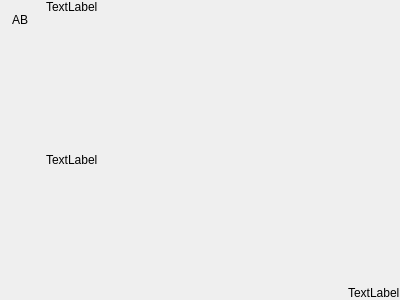
<?xml version="1.0" encoding="UTF-8"?>
<ui version="4.0">
 <class>MessageCard</class>
 <widget class="QWidget" name="MessageCard">
  <property name="geometry">
   <rect>
    <x>0</x>
    <y>0</y>
    <width>400</width>
    <height>300</height>
   </rect>
  </property>
  <property name="sizePolicy">
   <sizepolicy hsizetype="Fixed" vsizetype="Fixed">
    <horstretch>0</horstretch>
    <verstretch>0</verstretch>
   </sizepolicy>
  </property>
  <property name="windowTitle">
   <string>Form</string>
  </property>
  <layout class="QHBoxLayout" name="horizontalLayout" stretch="0,100000,0">
   <property name="leftMargin">
    <number>0</number>
   </property>
   <property name="topMargin">
    <number>0</number>
   </property>
   <property name="rightMargin">
    <number>0</number>
   </property>
   <property name="bottomMargin">
    <number>0</number>
   </property>
   <item>
    <layout class="QVBoxLayout" name="verticalLayout_3">
     <item>
      <widget class="QLabel" name="ContactAvatar">
       <property name="minimumSize">
        <size>
         <width>40</width>
         <height>40</height>
        </size>
       </property>
       <property name="maximumSize">
        <size>
         <width>40</width>
         <height>40</height>
        </size>
       </property>
       <property name="text">
        <string>AB</string>
       </property>
       <property name="alignment">
        <set>Qt::AlignCenter</set>
       </property>
      </widget>
     </item>
     <item>
      <spacer name="verticalSpacer_2">
       <property name="orientation">
        <enum>Qt::Vertical</enum>
       </property>
       <property name="sizeHint" stdset="0">
        <size>
         <width>20</width>
         <height>40</height>
        </size>
       </property>
      </spacer>
     </item>
    </layout>
   </item>
   <item>
    <layout class="QHBoxLayout" name="horizontalLayout_2">
     <item>
      <layout class="QVBoxLayout" name="verticalLayout_2">
       <item>
        <widget class="QLabel" name="usernameLabel">
         <property name="sizePolicy">
          <sizepolicy hsizetype="Fixed" vsizetype="Fixed">
           <horstretch>0</horstretch>
           <verstretch>0</verstretch>
          </sizepolicy>
         </property>
         <property name="text">
          <string>TextLabel</string>
         </property>
        </widget>
       </item>
       <item>
        <widget class="QLabel" name="messageLabel">
         <property name="sizePolicy">
          <sizepolicy hsizetype="Expanding" vsizetype="Expanding">
           <horstretch>0</horstretch>
           <verstretch>0</verstretch>
          </sizepolicy>
         </property>
         <property name="maximumSize">
          <size>
           <width>16777215</width>
           <height>16777215</height>
          </size>
         </property>
         <property name="text">
          <string>TextLabel</string>
         </property>
         <property name="wordWrap">
          <bool>true</bool>
         </property>
        </widget>
       </item>
      </layout>
     </item>
    </layout>
   </item>
   <item>
    <layout class="QVBoxLayout" name="verticalLayout">
     <item>
      <spacer name="verticalSpacer">
       <property name="orientation">
        <enum>Qt::Vertical</enum>
       </property>
       <property name="sizeHint" stdset="0">
        <size>
         <width>20</width>
         <height>40</height>
        </size>
       </property>
      </spacer>
     </item>
     <item>
      <widget class="QLabel" name="timeLabel">
       <property name="sizePolicy">
        <sizepolicy hsizetype="Fixed" vsizetype="Fixed">
         <horstretch>0</horstretch>
         <verstretch>0</verstretch>
        </sizepolicy>
       </property>
       <property name="maximumSize">
        <size>
         <width>400</width>
         <height>16777215</height>
        </size>
       </property>
       <property name="text">
        <string>TextLabel</string>
       </property>
      </widget>
     </item>
    </layout>
   </item>
  </layout>
 </widget>
 <resources/>
 <connections/>
</ui>
